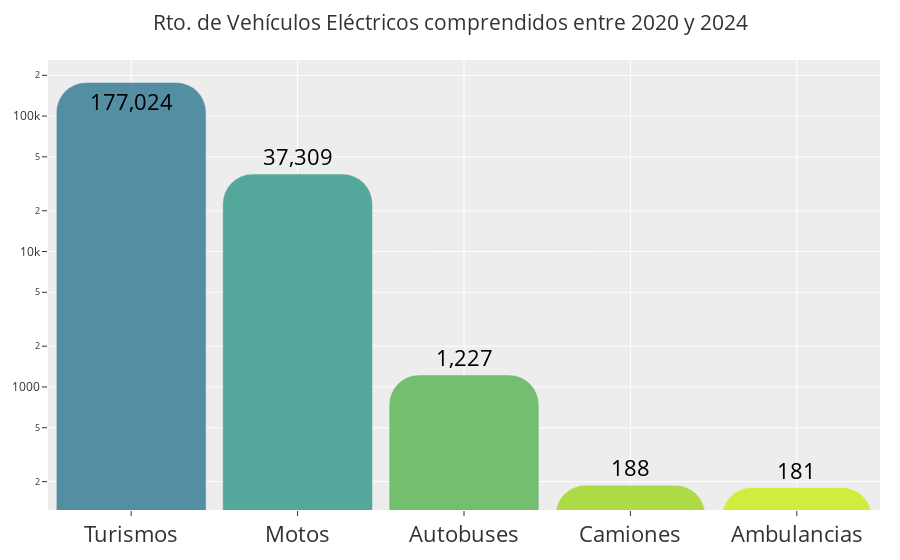

Notebook code for this chart:
### Code cell
# Vista rápida de algunos tipos de vehiculos que podemos encontrar
recuento_vehiculos = {"Turismos": electricos.loc[electricos.loc[:,'COD_TIPO'] == "40"].shape[0],
                            "Motos": electricos.loc[electricos.loc[:,'COD_TIPO'] == "50"].shape[0],
                            "Autobuses": electricos.loc[electricos.loc[:,'COD_TIPO'] == "30"].shape[0],
                            "Ambulancias": electricos.loc[electricos.loc[:,'COD_TIPO'] == "22"].shape[0],
                            "Camiones": electricos.loc[electricos.loc[:,'COD_TIPO'] == "0D"].shape[0]
                            }

# Ordenar el diccionario de mayor a menor
recuento_vehiculos = dict(sorted(recuento_vehiculos.items(), key=lambda item: item[1], reverse=True))

# Crear el gráfico de barras separando cada categoría
fig = go.Figure()

# Definir colores específicos para cada barra
colores = {
    "Turismos": '#538ea3',
    "Motos": '#54a79b',
    "Autobuses": '#74be70',
    "Camiones": '#afda47',
    "Ambulancias": '#d1ec3f' 
}

# Umbral para determinar si el texto va dentro o fuera
umbral = max(recuento_vehiculos.values()) * 0.6  # 50% del valor máximo como umbral

for categoria, valor in recuento_vehiculos.items():
    text_position = 'inside' if valor > umbral else 'outside'
    
    fig.add_trace(go.Bar(
        x=[categoria],  # Cada categoría como una entrada separada
        y=[valor],
        name=categoria,  # Esto permite que cada barra tenga un color diferente por defecto
        marker=dict(color=colores[categoria], cornerradius=30),
        text=f"{valor:,.0f}",  # Formato de millares
        textposition=text_position,  # Colocar el texto dentro o fuera dependiendo del umbral
        textfont=dict(size=22, color='black'),
        width=0.9,
    ))

# Configurar el diseño del gráfico con menos márgenes y tamaño de fuente ajustado
fig.update_layout(
    title="Rto. de Vehículos Eléctricos comprendidos entre 2020 y 2024",
    title_font_size=21,  # Tamaño del título principal
    # xaxis_title="Tipos de vehículos",
    xaxis_title_font_size=18,  # Tamaño del título del eje X
    # yaxis_title="Recuento",
    yaxis_title_font_size=18,  # Tamaño del título del eje Y
    barmode="group",
    yaxis=dict(type="log", autorange=True),  # Escala logarítmica en el eje Y
    xaxis=dict(tickfont=dict(size=22)),
    margin=dict(l=20, r=20, t=60, b=20),  # Ajuste de márgenes
    showlegend=False
)

# Mostrar el gráfico
fig.show()

### Figure 1 — Plotly figure (JSON) as saved in the notebook; plotly's stock layout.template omitted (floating-point values rounded to 4 significant figures)
{"data": [{"marker": {"color": "#538ea3", "cornerradius": 30}, "name": "Turismos", "text": "177,024", "textfont": {"color": "black", "size": 22}, "textposition": "inside", "type": "bar", "width": 0.9, "x": ["Turismos"], "y": [177024]}, {"marker": {"color": "#54a79b", "cornerradius": 30}, "name": "Motos", "text": "37,309", "textfont": {"color": "black", "size": 22}, "textposition": "outside", "type": "bar", "width": 0.9, "x": ["Motos"], "y": [37309]}, {"marker": {"color": "#74be70", "cornerradius": 30}, "name": "Autobuses", "text": "1,227", "textfont": {"color": "black", "size": 22}, "textposition": "outside", "type": "bar", "width": 0.9, "x": ["Autobuses"], "y": [1227]}, {"marker": {"color": "#afda47", "cornerradius": 30}, "name": "Camiones", "text": "188", "textfont": {"color": "black", "size": 22}, "textposition": "outside", "type": "bar", "width": 0.9, "x": ["Camiones"], "y": [188]}, {"marker": {"color": "#d1ec3f", "cornerradius": 30}, "name": "Ambulancias", "text": "181", "textfont": {"color": "black", "size": 22}, "textposition": "outside", "type": "bar", "width": 0.9, "x": ["Ambulancias"], "y": [181]}], "layout": {"barmode": "group", "margin": {"b": 20, "l": 20, "r": 20, "t": 60}, "showlegend": false, "title": {"font": {"size": 21}, "text": "Rto. de Vehículos Eléctricos comprendidos entre 2020 y 2024"}, "xaxis": {"tickfont": {"size": 22}, "title": {"font": {"size": 18}}}, "yaxis": {"autorange": true, "title": {"font": {"size": 18}}, "type": "log"}}}
